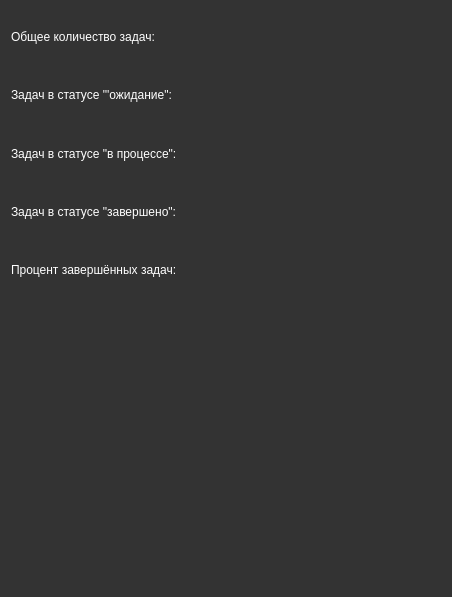
<?xml version="1.0" encoding="UTF-8"?>
<ui version="4.0">
 <class>Form</class>
 <widget class="QWidget" name="Form">
  <property name="geometry">
   <rect>
    <x>0</x>
    <y>0</y>
    <width>452</width>
    <height>597</height>
   </rect>
  </property>
  <property name="windowTitle">
   <string>Статистика</string>
  </property>
  <property name="windowIcon">
   <iconset>
    <normaloff>../img/Без названия.png</normaloff>../img/Без названия.png</iconset>
  </property>
  <property name="styleSheet">
   <string notr="true">background-color: #333333;
</string>
  </property>
  <layout class="QHBoxLayout" name="horizontalLayout">
   <item>
    <layout class="QVBoxLayout" name="verticalLayout_2">
     <item>
      <layout class="QGridLayout" name="gridLayout">
       <item row="1" column="1">
        <widget class="QLabel" name="todo">
         <property name="font">
          <font>
           <pointsize>16</pointsize>
          </font>
         </property>
         <property name="styleSheet">
          <string notr="true">color: #ffffff;</string>
         </property>
         <property name="text">
          <string/>
         </property>
        </widget>
       </item>
       <item row="0" column="0">
        <widget class="QLabel" name="label">
         <property name="styleSheet">
          <string notr="true">color: #ffffff;</string>
         </property>
         <property name="text">
          <string>Общее количество задач:</string>
         </property>
        </widget>
       </item>
       <item row="1" column="0">
        <widget class="QLabel" name="label_3">
         <property name="styleSheet">
          <string notr="true">color: #ffffff;</string>
         </property>
         <property name="text">
          <string>Задач в статусе &quot;'ожидание&quot;:</string>
         </property>
        </widget>
       </item>
       <item row="4" column="0">
        <widget class="QLabel" name="label_2">
         <property name="styleSheet">
          <string notr="true">color: #ffffff;</string>
         </property>
         <property name="text">
          <string>Процент завершённых задач:</string>
         </property>
        </widget>
       </item>
       <item row="3" column="0">
        <widget class="QLabel" name="label_7">
         <property name="styleSheet">
          <string notr="true">color: #ffffff;</string>
         </property>
         <property name="text">
          <string>Задач в статусе &quot;завершено&quot;:</string>
         </property>
        </widget>
       </item>
       <item row="0" column="1">
        <widget class="QLabel" name="quantity">
         <property name="font">
          <font>
           <pointsize>16</pointsize>
          </font>
         </property>
         <property name="styleSheet">
          <string notr="true">color: #ffffff;</string>
         </property>
         <property name="text">
          <string/>
         </property>
        </widget>
       </item>
       <item row="2" column="1">
        <widget class="QLabel" name="progress">
         <property name="font">
          <font>
           <pointsize>16</pointsize>
          </font>
         </property>
         <property name="styleSheet">
          <string notr="true">color: #ffffff;</string>
         </property>
         <property name="text">
          <string/>
         </property>
        </widget>
       </item>
       <item row="3" column="1">
        <widget class="QLabel" name="done">
         <property name="font">
          <font>
           <pointsize>16</pointsize>
          </font>
         </property>
         <property name="styleSheet">
          <string notr="true">color: #ffffff;</string>
         </property>
         <property name="text">
          <string/>
         </property>
        </widget>
       </item>
       <item row="2" column="0">
        <widget class="QLabel" name="label_5">
         <property name="styleSheet">
          <string notr="true">color: #ffffff;</string>
         </property>
         <property name="text">
          <string>Задач в статусе &quot;в процессе&quot;:</string>
         </property>
        </widget>
       </item>
       <item row="4" column="1">
        <widget class="QLabel" name="percentDone">
         <property name="font">
          <font>
           <pointsize>16</pointsize>
          </font>
         </property>
         <property name="styleSheet">
          <string notr="true">color: #ffffff;</string>
         </property>
         <property name="text">
          <string/>
         </property>
        </widget>
       </item>
      </layout>
     </item>
     <item>
      <layout class="QVBoxLayout" name="verticalLayout">
       <item>
        <widget class="QLabel" name="status">
         <property name="sizePolicy">
          <sizepolicy hsizetype="Preferred" vsizetype="Maximum">
           <horstretch>0</horstretch>
           <verstretch>0</verstretch>
          </sizepolicy>
         </property>
         <property name="font">
          <font>
           <pointsize>20</pointsize>
          </font>
         </property>
         <property name="styleSheet">
          <string notr="true">color: #ffffff;
</string>
         </property>
         <property name="text">
          <string/>
         </property>
         <property name="alignment">
          <set>Qt::AlignCenter</set>
         </property>
        </widget>
       </item>
       <item>
        <widget class="QLabel" name="medal">
         <property name="text">
          <string/>
         </property>
         <property name="alignment">
          <set>Qt::AlignCenter</set>
         </property>
        </widget>
       </item>
      </layout>
     </item>
    </layout>
   </item>
  </layout>
 </widget>
 <resources/>
 <connections/>
</ui>
